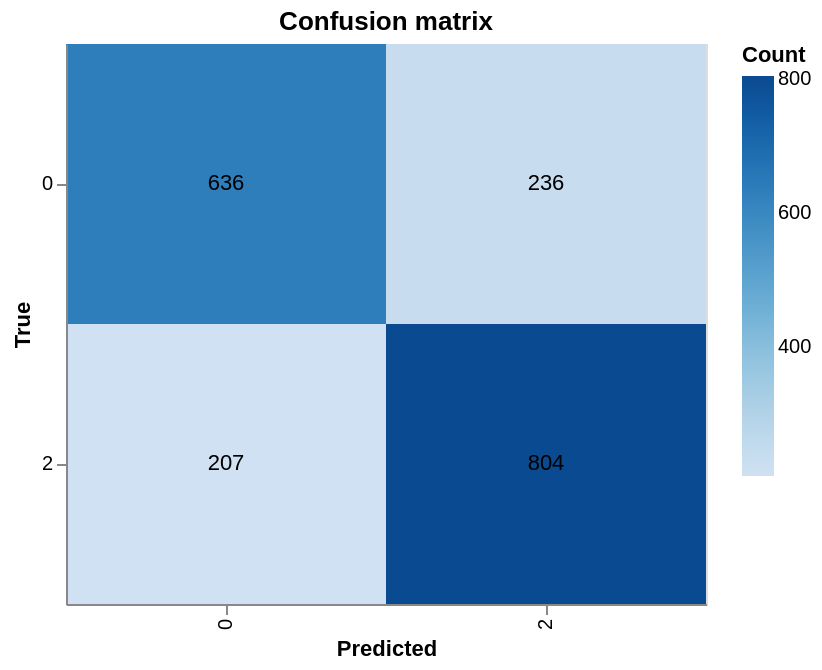

Notebook code for this chart:
### Code cell
%%time
nb_binary, _ = train_multinomial_nb(train_set, test_set, drop_neutral=True)

### Figure 1 — Vega-Lite specification as saved in the notebook (floating-point values rounded to 4 significant figures)
{"config": {"view": {"continuousWidth": 300, "continuousHeight": 300}}, "layer": [{"mark": {"type": "rect"}, "encoding": {"color": {"field": "Count", "scale": {"scheme": "blues"}, "type": "quantitative"}, "tooltip": [{"field": "True", "type": "nominal"}, {"field": "Predicted", "type": "nominal"}, {"field": "Count", "type": "quantitative"}], "x": {"field": "Predicted", "title": "Predicted", "type": "ordinal"}, "y": {"field": "True", "title": "True", "type": "ordinal"}}, "title": "Confusion matrix"}, {"mark": {"type": "text", "baseline": "middle", "fontSize": 11}, "encoding": {"text": {"field": "Count", "type": "quantitative"}, "x": {"field": "Predicted", "title": "Predicted", "type": "ordinal"}, "y": {"field": "True", "title": "True", "type": "ordinal"}}}], "data": {"name": "data-d5ce75c9a9fc65c64255117d36bcf042"}, "height": 280, "width": 320, "$schema": "https://vega.github.io/schema/vega-lite/v6.1.0.json", "datasets": {"data-d5ce75c9a9fc65c64255117d36bcf042": [{"True": "0", "Predicted": "0", "Count": 636}, {"True": "0", "Predicted": "2", "Count": 236}, {"True": "2", "Predicted": "0", "Count": 207}, {"True": "2", "Predicted": "2", "Count": 804}]}}
